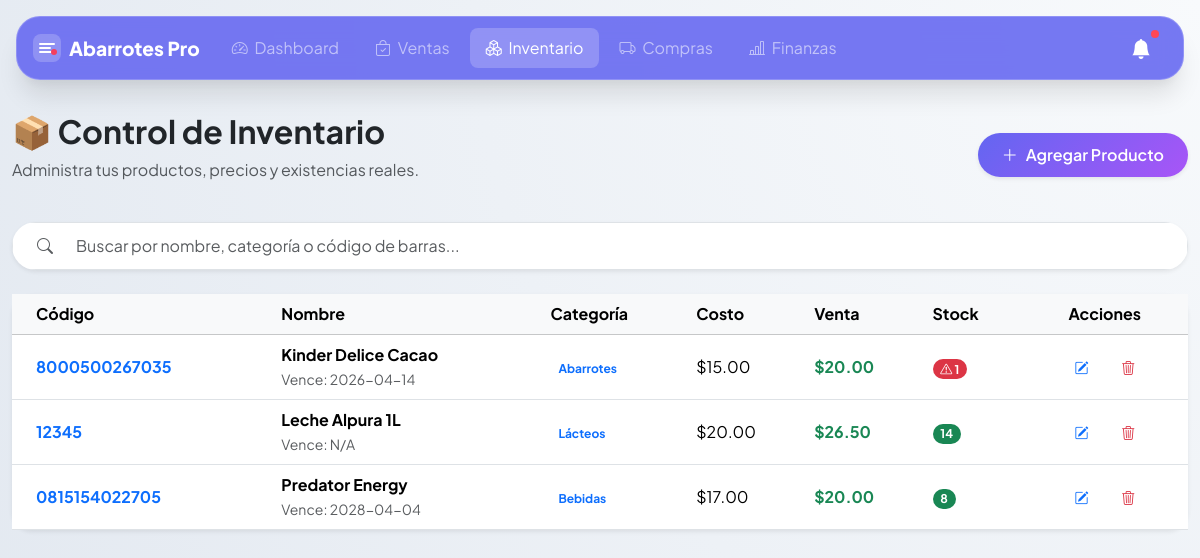
Page /inventario on the committed database.
### tables this page shows
CREATE TABLE productos (
    id INTEGER PRIMARY KEY AUTOINCREMENT,
    codigo_barras TEXT UNIQUE NOT NULL,
    nombre TEXT NOT NULL,
    categoria TEXT,
    precio_compra REAL DEFAULT 0,
    precio_venta REAL DEFAULT 0,
    stock INTEGER DEFAULT 0,
    stock_minimo INTEGER DEFAULT 5,
    fecha_vencimiento DATE
);

### proyectoaba/main.py (the view)
@app.route('/inventario')
def inventario():
    productos = Producto.obtener_todos()
    return render_template('inventario.html', productos=productos)

### proyectoaba/database/conexion.py (called while the page is built)
def obtener_conexion():
    base_dir = os.path.dirname(__file__)
    ruta_db = os.path.join(base_dir, 'abarrotes.db')
    conexion = sqlite3.connect(ruta_db)
    conexion.row_factory = sqlite3.Row
    return conexion

### proyectoaba/models/producto.py (called while the page is built)
    @staticmethod
    def obtener_todos():
        db = obtener_conexion()
        productos = db.execute('SELECT * FROM productos ORDER BY nombre ASC').fetchall()
        db.close()
        return productos

### proyectoaba/templates/inventario.html (shortened to what this page needs)
{% extends 'base.html' %}
{% block content %}
<div class="d-flex justify-content-between align-items-center mb-4">
    <div>
        <h2 class="fw-bold">📦 Control de Inventario</h2>
        <p class="text-muted">Administra tus productos, precios y existencias reales.</p>
    </div>
    <button class="btn btn-primary shadow-sm rounded-pill px-4" data-bs-toggle="modal" data-bs-target="#modalNuevoProducto">
        <i class="bi bi-plus-lg me-2"></i>Agregar Producto
    </button>
</div>
<div class="input-group mb-4 shadow-sm rounded-pill overflow-hidden">
    <span class="input-group-text bg-white border-end-0 ps-4"><i class="bi bi-search text-muted"></i></span>
    <input type="text" id="inputBusqueda" class="form-control border-start-0 py-2" placeholder="Buscar por nombre, categoría o código de barras...">
</div>
<div class="card shadow-sm border-0" style="border-radius: 20px;">
    <div class="card-body p-0">
        <div class="table-responsive">
            <table class="table table-hover align-middle mb-0" id="tablaInventario">
                <thead class="table-light">
                    <tr>
                        <th class="ps-4">Código</th>
                        <th>Nombre</th>
                        <th>Categoría</th>
                        <th>Costo</th>
                        <th>Venta</th>
                        <th>Stock</th>
                        <th class="text-center">Acciones</th>
                    </tr>
                </thead>
                <tbody>
                    {% for producto in productos %}
                    <tr>
                        <td class="ps-4 fw-bold text-primary">{{ producto['codigo_barras'] }}</td>
                        <td>
                            <span class="fw-bold d-block">{{ producto['nombre'] }}</span>
                            <small class="text-muted">Vence: {{ producto['fecha_vencimiento'] if producto['fecha_vencimiento'] else 'N/A' }}</small>
                        </td>
                        <td><span class="badge bg-soft-primary text-primary rounded-pill">{{ producto['categoria'] }}</span></td>
                        <td>${{ "{:,.2f}".format(producto['precio_compra']) }}</td>
                        <td class="fw-bold text-success">${{ "{:,.2f}".format(producto['precio_venta']) }}</td>
                        <td>
                            {% if producto['stock'] <= producto['stock_minimo'] %}
                                <span class="badge bg-danger rounded-pill">
                                    <i class="bi bi-exclamation-triangle"></i> {{ producto['stock'] }}
                                </span>
                            {% else %}
                                <span class="badge bg-success rounded-pill">{{ producto['stock'] }}</span>
                            {% endif %}
                        </td>
                        <td class="text-center">
                            <button class="btn btn-sm btn-outline-primary border-0" title="Editar"><i class="bi bi-pencil-square"></i></button>
                            <button class="btn btn-sm btn-outline-danger border-0" title="Eliminar"><i class="bi bi-trash3"></i></button>
                        </td>
                    </tr>
                    {% endfor %}
                </tbody>
            </table>
        </div>
    </div>
</div>
{% endblock %}

### proyectoaba/templates/base.html (shortened to what this page needs)
<!DOCTYPE html>
<html lang="es">
<head>
    <link rel="stylesheet" href="https://cdn.jsdelivr.net/npm/bootstrap@5.3.3/dist/css/bootstrap.min.css">
    <link rel="stylesheet" href="https://cdn.jsdelivr.net/npm/bootstrap-icons@1.11.3/font/bootstrap-icons.min.css">
    <link rel="stylesheet" href="{{ url_for('static', filename='style.css') }}">
</head>
<body>
    <nav class="navbar navbar-expand-lg navbar-dark">
        <div class="container-fluid px-3">
            <a class="navbar-brand d-flex align-items-center gap-2" href="{{ url_for('index') }}">
                <svg width="28" height="28" viewBox="0 0 28 28" fill="none">
                    <rect width="28" height="28" rx="8" fill="white" fill-opacity="0.2" />
                    <path d="M7 10h14M7 14h10M7 18h12" stroke="white" stroke-width="2" stroke-linecap="round" />
                    <circle cx="21" cy="18" r="3" fill="#f43f5e" />
                </svg>
                Abarrotes Pro
            </a>
            <div class="collapse navbar-collapse" id="navbarMain">
                <ul class="navbar-nav me-auto mb-2 mb-lg-0 gap-1">
                    <li class="nav-item">
                        <a class="nav-link rounded-3 px-3 py-2 fw-600" href="{{ url_for('index') }}">
                            <i class="bi bi-speedometer2 me-1"></i> Dashboard
                        </a>
                    </li>
                    <li class="nav-item">
                        <a class="nav-link rounded-3 px-3 py-2 fw-600" href="{{ url_for('ventas') }}">
                            <i class="bi bi-bag-check me-1"></i> Ventas
                        </a>
                    </li>
                    <li class="nav-item">
                        <a class="nav-link rounded-3 px-3 py-2 fw-600" href="{{ url_for('inventario') }}">
                            <i class="bi bi-boxes me-1"></i> Inventario
                        </a>
                    </li>
                    <li class="nav-item">
                        <a class="nav-link rounded-3 px-3 py-2 fw-600" href="{{ url_for('compras') }}">
                            <i class="bi bi-truck me-1"></i> Compras
                        </a>
                    </li>
                    <li class="nav-item">
                        <a class="nav-link rounded-3 px-3 py-2 fw-600" href="{{ url_for('finanzas') }}">
                            <i class="bi bi-bar-chart-line me-1"></i> Finanzas
                        </a>
                    </li>
                </ul>
                <ul class="navbar-nav">
                    <li class="nav-item dropdown">
                        <a class="nav-link position-relative rounded-3 px-3" href="#" role="button"
                            data-bs-toggle="dropdown" aria-expanded="false">
                            <i class="bi bi-bell-fill fs-5 text-white"></i>
                            <span class="badge-pulse"></span>
                        </a>
                    </li>
                </ul>
            </div>
        </div>
    </nav>
    <main class="container-fluid py-3">
        {% block content %}{% endblock %}
    </main>
</body>
</html>

### proyectoaba/static/css/style.css (style rules this page uses)
:root { --primary: #6366f1; --secondary: #a855f7; --accent: #f43f5e; --bg-gradient: radial-gradient(circle at top right, #f8fafc, #e2e8f0); --glass-white: rgba(255, 255, 255, 0.85); --card-shadow: 0 20px 25px -5px rgba(0, 0, 0, 0.1), 0 10px 10px -5px rgba(0, 0, 0, 0.04); --navbar-h: 76px; --bottom-bar-h: 64px; }
*, *::before, *::after { box-sizing: border-box; }
body { font-family: 'Plus Jakarta Sans', sans-serif; background: var(--bg-gradient); min-height: 100vh; overflow-x: hidden; padding-bottom: 0; }
.navbar { background: rgba(99, 102, 241, 0.88) !important; backdrop-filter: blur(12px); -webkit-backdrop-filter: blur(12px); margin: 16px; border-radius: 24px; border: 1px solid rgba(255, 255, 255, 0.2); box-shadow: var(--card-shadow); z-index: 1050 !important; position: sticky; top: 16px; }
.navbar-brand { font-weight: 800; font-size: 1.2rem; }
.card { border: none; background: var(--glass-white); backdrop-filter: blur(8px); border-radius: 24px; box-shadow: var(--card-shadow); animation: fadeInUp 0.5s ease-out forwards; transition: transform 0.35s cubic-bezier(0.175, 0.885, 0.32, 1.275), box-shadow 0.35s ease; z-index: 1; }
.btn { min-height: 44px; min-width: 44px; display: inline-flex; align-items: center; justify-content: center; border-radius: 14px; font-weight: 600; transition: all 0.3s ease; }
.btn-primary { background: linear-gradient(135deg, var(--primary), var(--secondary)); border: none; position: relative; overflow: hidden; }
.btn-primary::after { content: ''; position: absolute; top: 0; left: -100%; width: 100%; height: 100%; background: linear-gradient(90deg, transparent, rgba(255, 255, 255, 0.35), transparent); transition: 0.5s; }
.table { min-width: 600px; }
.badge-pulse { position: absolute; top: 5px; right: 8px; width: 8px; height: 8px; background: #ff4757; border-radius: 50%; animation: pulse-red 2s infinite; }
tr { animation: fadeIn 0.4s ease forwards; }
.container, .container-fluid { overflow: visible !important; }
.form-control, .form-select { min-height: 48px; border-radius: 14px; font-size: 1rem; }

### rows in the picture
productos: codigo_barras "8000500267035", nombre "Kinder Delice Cacao", fecha_vencimiento "2026-04-14", categoria "Abarrotes", precio_compra "15.00", precio_venta "20.00", stock "1"
productos: codigo_barras "12345", nombre "Leche Alpura 1L", producto "N/A", categoria "Lácteos", precio_compra "20.00", precio_venta "26.50", stock "14"
productos: codigo_barras "0815154022705", nombre "Predator Energy", fecha_vencimiento "2028-04-04", categoria "Bebidas", precio_compra "17.00", precio_venta "20.00", stock "8"
